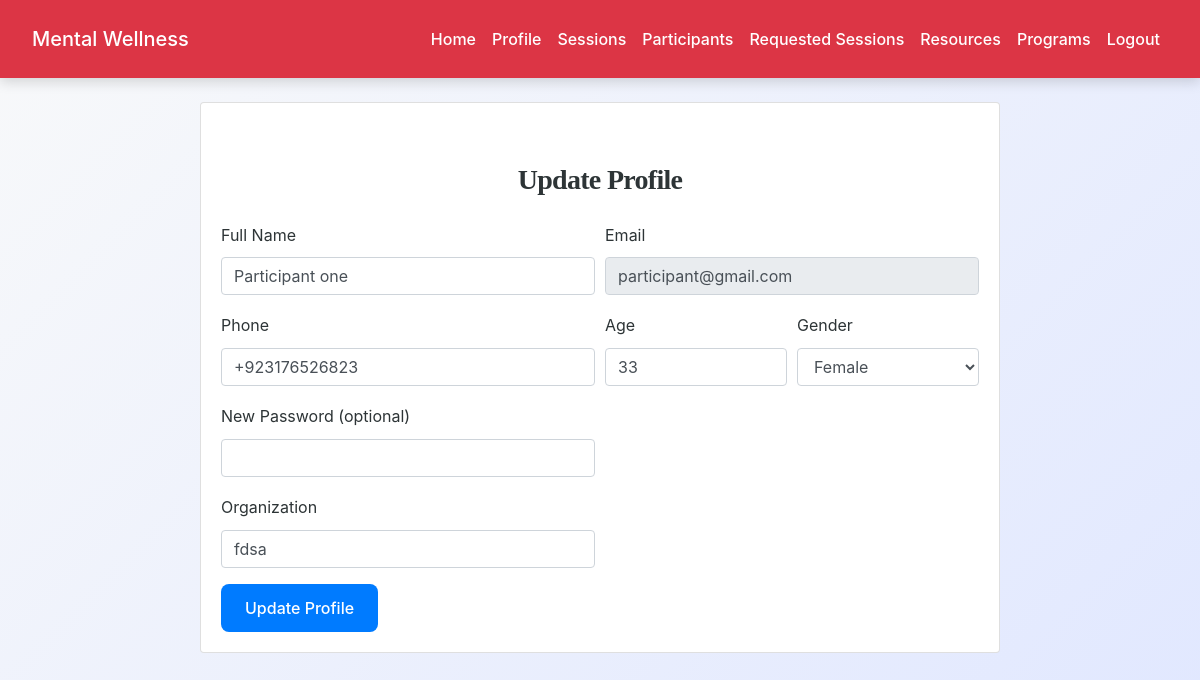
Screenshot of /counsellor/profile.php (signed in) with the database file from the repository.
### tables this page shows
CREATE TABLE `users` (
  `id` int(11) NOT NULL,
  `role` enum('participant','counsellor') NOT NULL,
  `full_name` varchar(150) NOT NULL,
  `email` varchar(150) NOT NULL,
  `password` varchar(255) NOT NULL,
  `phone` varchar(20) DEFAULT NULL,
  `status` enum('active','inactive') DEFAULT 'active',
  `preferred_counsellor_id` int(11) DEFAULT NULL,
  `organization` varchar(150) DEFAULT NULL,
  `age` int(11) DEFAULT NULL,
  `gender` enum('male','female','other') DEFAULT NULL,
  `specialization` varchar(150) DEFAULT NULL,
  `qualification` varchar(255) DEFAULT NULL,
  `experience_years` int(11) DEFAULT NULL,
  `bio` text DEFAULT NULL,
  `created_at` timestamp NOT NULL DEFAULT current_timestamp()
);

### counsellor/profile.php (the view, shortened to what this page needs)
<?php
include('config.php');
$user_id = $_SESSION['user_id'];
$stmt = $conn->prepare("SELECT * FROM users WHERE id = ?");
$stmt->bind_param("i", $user_id);
$stmt->execute();
$result = $stmt->get_result();
$user = $result->fetch_assoc();
?>
<!DOCTYPE html>
<html lang="en">
<head>
    <link rel="stylesheet" href="https://maxcdn.bootstrapcdn.com/bootstrap/4.5.2/css/bootstrap.min.css">
    <link rel="stylesheet" href="../css/style.css">
</head>
<body>
<?php include('navbar.php'); ?>
<div class="container mt-4">
        <div class="card mx-auto" style="max-width: 800px;">
        <div class="card-body">
    <h3 class="mb-4">Update Profile</h3>
    <form method="post">
        <div class="form-row">
            <div class="form-group col-md-6">
                <label>Full Name</label>
                <input type="text" class="form-control" name="full_name"
                       value="<?= htmlspecialchars($user['full_name']) ?>" required>
            </div>
            <div class="form-group col-md-6">
                <label>Email</label>
                <input type="email" class="form-control"
                       value="<?= htmlspecialchars($user['email']) ?>" readonly>
            </div>
        </div>
        <div class="form-row">
            <div class="form-group col-md-6">
                <label>Phone</label>
                <input type="text" class="form-control" name="phone"
                       value="<?= htmlspecialchars($user['phone']) ?>">
            </div>
            <div class="form-group col-md-3">
                <label>Age</label>
                <input type="number" class="form-control" name="age"
                       value="<?= htmlspecialchars($user['age']) ?>">
            </div>
            <div class="form-group col-md-3">
                <label>Gender</label>
                <select name="gender" class="form-control">
                    <option value="female" <?= $user['gender']=='female'?'selected':'' ?>>Female</option>
                </select>
            </div>
        </div>
        <div class="form-row">
            <div class="form-group col-md-6">
                <label>New Password (optional)</label>
                <input type="password" class="form-control" name="password">
            </div>
        </div>
        <?php if ($user['role'] === 'participant'): ?>
        <div class="form-row">
            <div class="form-group col-md-6">
                <label>Organization</label>
                <input type="text" class="form-control" name="organization"
                       value="<?= htmlspecialchars($user['organization']) ?>">
            </div>
        </div>
        <?php endif; ?>
        <button type="submit" class="btn btn-primary">Update Profile</button>
    </form>
</div>
</div>
</div>
</body>
</html>

### css/style.css (style rules this page uses)
:root { --primary: #007bff; --secondary: #6c757d; --success: #28a745; --info: #17a2b8; --warning: #ffc107; --danger: #dc3545; --light: #f8f9fa; --dark: #2d3436; --accent: #ff6f61; --highlight: #6f42c1; --shadow: rgba(0, 0, 0, 0.15); --transition: all 0.3s ease-in-out; }
body { font-family: 'Inter', 'Segoe UI', Tahoma, Geneva, Verdana, sans-serif; background: linear-gradient(135deg, var(--light) 0%, #e0e7ff 100%); color: var(--dark); line-height: 1.8; margin: 0; padding: 0; min-height: 100vh; font-size: 16px; }
h1, h2, h3, h4 { text-align: center; margin: 2.5rem 0; font-family: 'Georgia', 'Times New Roman', serif; color: var(--dark); font-weight: 700; letter-spacing: -0.025em; }
h3 { font-size: 1.75rem; }
.container { max-width: 1200px; margin: 0 auto 3rem; padding: 0 1.5rem; }
.btn-primary { background-color: var(--primary); color: #fff; border: none; border-radius: 8px; padding: 0.75rem 1.5rem; font-size: 1rem; font-weight: 500; cursor: pointer; transition: var(--transition); display: inline-flex; align-items: center; justify-content: center; }

### rows the page displays
users: full_name "Participant one", email "participant@gmail.com", phone "+923176526823", age "33", gender "Female", organization "fdsa"
